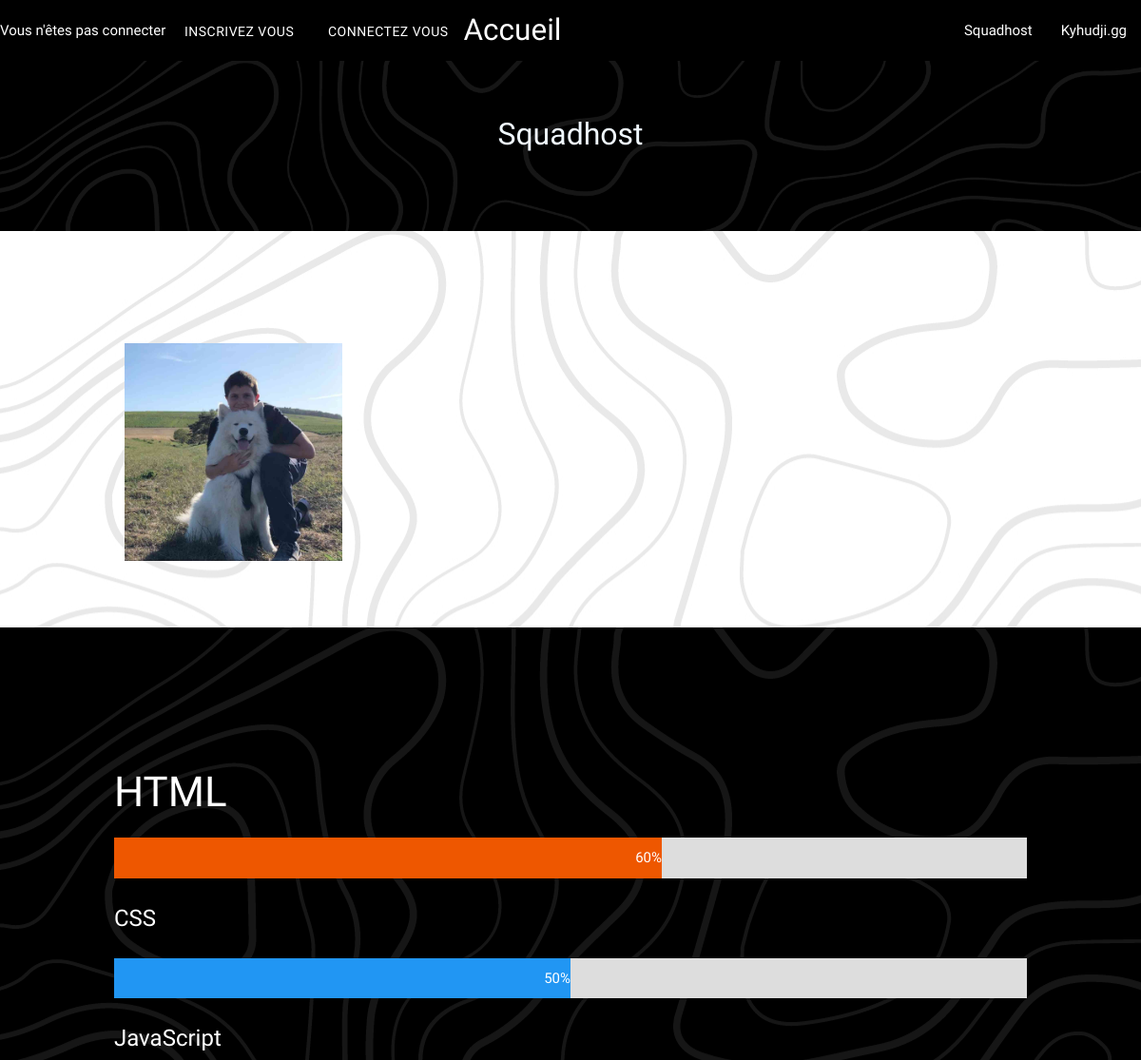
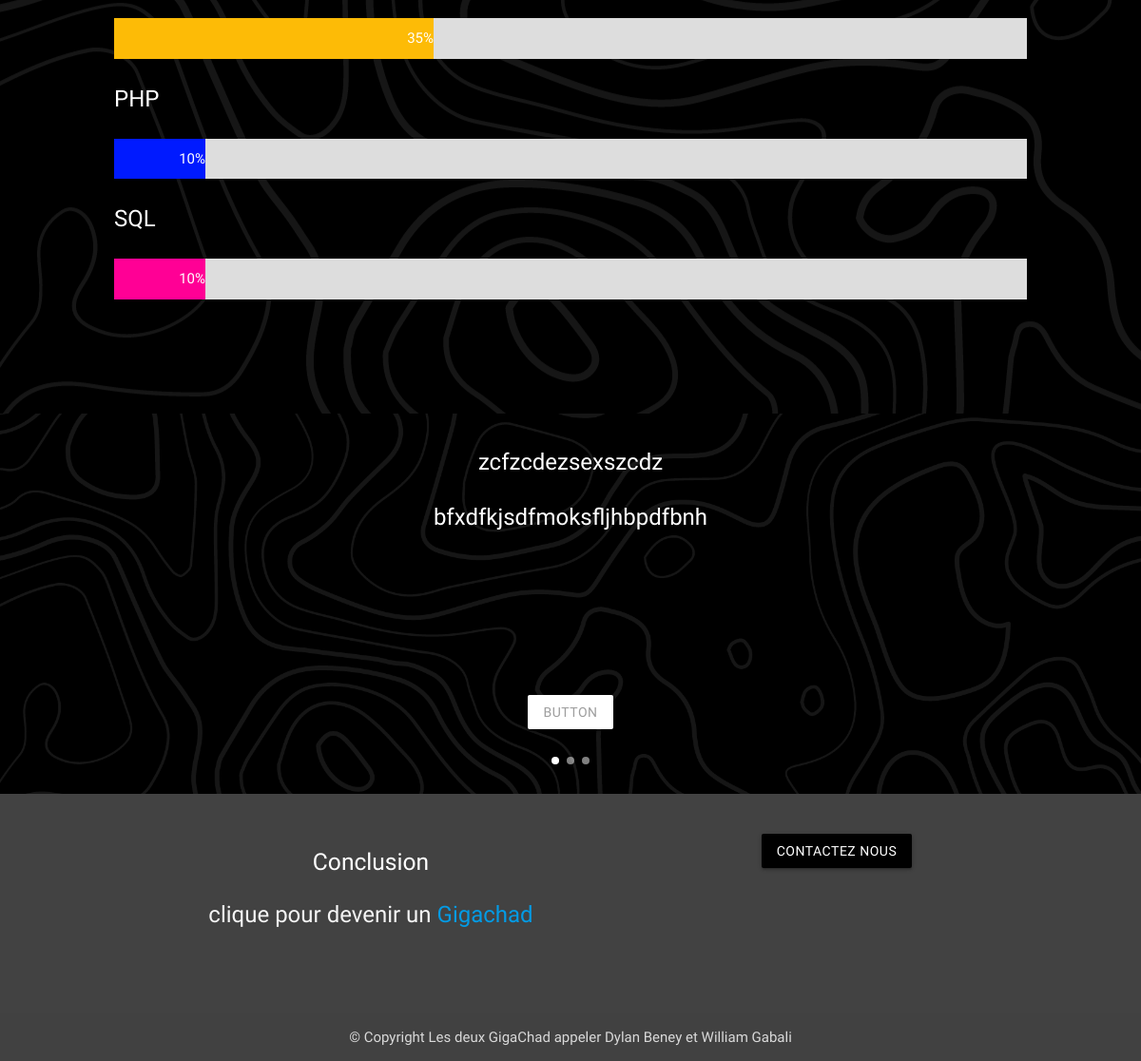
Screenshot of /projets.php?id=1 with the database file from the repository (2 pictures, top to bottom).
### tables this page shows
CREATE TABLE `projets` (
  `id` int(11) NOT NULL,
  `prenom` varchar(80) NOT NULL,
  `titre` varchar(80) NOT NULL,
  `img1` varchar(500) NOT NULL,
  `img2` varchar(500) NOT NULL,
  `img3` varchar(500) NOT NULL,
  `img4` varchar(500) NOT NULL,
  `HTML` int(100) NOT NULL,
  `CSS` int(100) NOT NULL,
  `JS` int(100) NOT NULL,
  `PHP` int(100) NOT NULL,
  `SQL` int(100) NOT NULL,
  `P1` varchar(500) NOT NULL,
  `P2` varchar(500) NOT NULL,
  `P3` varchar(500) NOT NULL,
  `H2` varchar(500) NOT NULL,
  `H3` varchar(500) NOT NULL,
  `H4` varchar(500) NOT NULL
);

### projets.php (the view, shortened to what this page needs)
<?php require_once "menu.php" ?>
<?php
$sql = "SELECT * FROM projets WHERE id=".$_GET['id'];
$pre = $pdo->prepare($sql);
$pre->execute();
$project = $pre->fetchAll(PDO::FETCH_ASSOC);
?>
    <div class="body">
      <div class="title">
        <div class="h1">
            <h1><?php echo $project[0]['titre'] ?></h1>
        </div>
      </div>
    </div>
    <div class="row row-william" style="background-image: url(img/Kyhudji_background_white.jpg);">
      <h2 class="col s12"></h2>
          <div class="col l6 m6 s12" ><img class="<?php echo $project[0]['titre'] ?>" src="<?php echo $project[0]['img1'] ?>" alt="<?php echo $project[0]['titre']?>" style="background-image: url(img/Kyhudji_background_white.jpg); width: 50%;"></div>
          <div class="col l6 m6 s12"></div>
      </div>
    <div class="skills-william">
        <div class="skill-bar white-text">
          <h3>HTML</h3>
          <div class="skills-container white-text">
            <div class="skills html" style="width:<?php echo $project[0]['HTML'] ?>%"><?php echo $project[0]['HTML'] ?>%</div>
          </div>
          <p>CSS</p>
          <div class="skills-container white-text">
            <div class="skills css" style="width:<?php echo $project[0]['CSS'] ?>%"><?php echo $project[0]['CSS'] ?>%</div>
          </div>
          <p>JavaScript</p>
          <div class="skills-container white-text">
            <div class="skills js" style="width:<?php echo $project[0]['JS'] ?>%"><?php echo $project[0]['JS'] ?>%</div>
          </div>
          <p>PHP</p>
          <div class="skills-container white-text">
            <div class="skills php" style="width:<?php echo $project[0]['PHP'] ?>%"><?php echo $project[0]['PHP'] ?>%</div>
          </div>
          <p>SQL</p>
          <div class="skills-container white-text">
            <div class="skills sql" style="width:<?php echo $project[0]['SQL'] ?>%"><?php echo $project[0]['SQL'] ?>%</div>
          </div>
      </div>
    </div>
      <div class="carousel carousel-slider center dylan">
        <div class="carousel-item Kyhu1 white-text" style="background-image: url(<?php echo $project[0]['img2']?>); background-size: 100%;    background-repeat: no-repeat;    background-position: center;" >
          <h2><?php echo $project[0]['H2'] ?></h2>
          <p class="white-text"><?php echo $project[0]['P1'] ?></p>
          <div class="carousel-fixed-item center">
            <a class="btn waves-effect white grey-text darken-text-2" href="">button</a>
          </div>
        </div>
      </div>
      <?php require_once "footer.php"?>

### menu.php (shortened to what this page needs)
<!DOCTYPE html>
<html lang="fr">
  <head>
    <link type="text/css" rel="stylesheet" href="css/materialize.css"  media="screen,projection">
    <link type="text/css" rel="stylesheet" href="css/style.css">
  </head>
  <body>
    <header>
      <nav>
        <div class="nav-wrapper black" >
        <?php
        require_once "cfg/config.php";
        $sql = "SELECT * FROM projets";
        $pre = $pdo->prepare($sql);
        $pre->execute();
        $project = $pre->fetchAll(PDO::FETCH_ASSOC);
        if(isset($_SESSION['user'])){
            echo "<a href='action/logout.php'><img src='img/icons8-sortie-50.png' alt='' height=100% ></a>";
        }elseif(isset($_SESSION['error'])){
            echo ($_SESSION['error']);
            unset($_SESSION['error']);
        }else{
          echo "Vous n'êtes pas connecter";
        }
        ?>
        <?php if(!isset($_SESSION['user'])){ ?>
          <a class="waves-effect waves-light btn modal-trigger black" href="#modal2">Inscrivez vous</a>
          <a class="waves-effect waves-light btn modal-trigger black" href="#modal3">Connectez vous</a>
        <?php } ?>
            <a href="index.php" class="brand-logo">Accueil</a>
            <ul id="nav-mobile" class="right hide-on-med-and-down">
                <?php
                foreach($project as $name){ ?>
                    <li><a href="projets.php?id=<?php echo $name['id']?>"><?php echo $name['titre']?></a></li>
                <?php }?>
            </ul>
          </div>
      </nav>
    </header>

### css/style.css (style rules this page uses)
html { font-family: 'Modern Antiqua', cursive !important; }
body { background-color: #424242 !important; }
p { font-size: x-large !important; }
div.title { background-image: url(../img/Kyhudji_background.jpg); color: aliceblue; padding-top: 5%; padding-bottom: 5%; text-align: center; background-size: 100%; background-repeat: no-repeat; }
h1 { margin: 0px !important; font-size: xx-large; padding-bottom: 2%; }
body div.row { padding-top: 5%; padding-bottom: 5%; }
h2 { text-align: center; font-size: xx-large; }
.row-william { margin-bottom: 0px !important; background-image: url(../img/Kyhudji_background_white.jpg); padding: 10%; font-size: x-large !important; }
div.skills-william { background-image: url(../img/Kyhudji_background.jpg); padding: 10%; }
.skills-container { width: 100%; background-color: #ddd; }
.skills { text-align: right; padding-top: 10px; padding-bottom: 10px; color: white; }
.html { background-color: #ee5700; }
.css { background-color: #2196F3; }
.js { background-color: #fdbb06; }
.php { background-color: #001aff; }
.sql { background-color: #ff0095; }

### rows the page displays
projets: titre "Squadhost", img1 (picture), HTML "60", CSS "50", JS "35", PHP "10", SQL "10", img2 (picture), H2 "zcfzcdezsexszcdz", P1 "bfxdfkjsdfmoksfljhbpdfbnh"
projets: titre "Kyhudji.gg"
